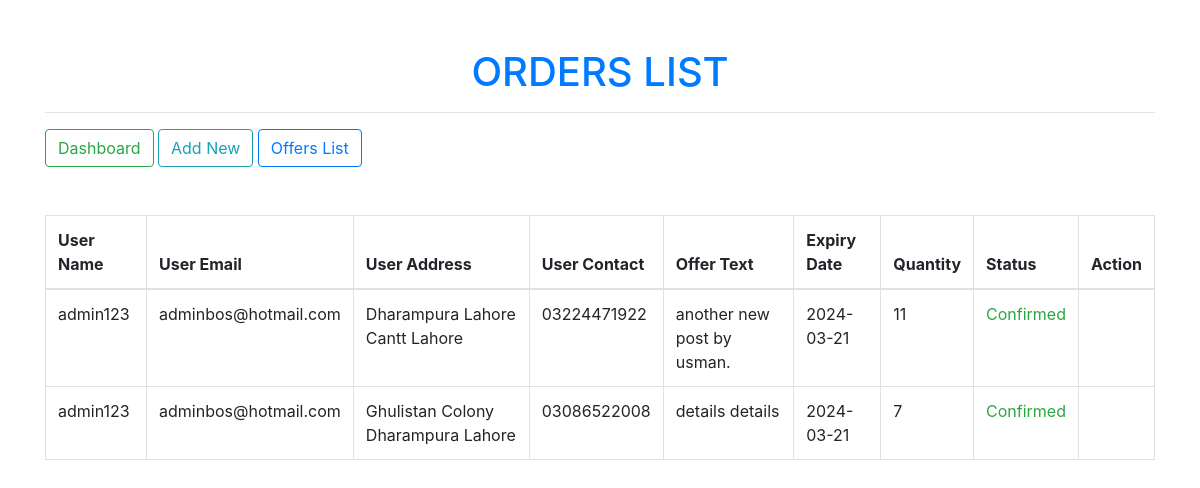
Page /restaurant/user_orders.php?id=9 (signed in) on the committed database.
### tables this page shows
CREATE TABLE `orders` (
  `OrderID` int(11) NOT NULL,
  `UserID` int(11) DEFAULT NULL,
  `RestaurantID` int(11) DEFAULT NULL,
  `MenuItemID` int(11) DEFAULT NULL,
  `Quantity` int(11) DEFAULT NULL,
  `address` text NOT NULL,
  `contact` varchar(100) NOT NULL,
  `Status` enum('Pending','Confirmed','Cancelled') DEFAULT 'Pending',
  `Created_at` timestamp NOT NULL DEFAULT current_timestamp(),
  `Updated_at` timestamp NOT NULL DEFAULT current_timestamp() ON UPDATE current_timestamp()
);

CREATE TABLE `users` (
  `UserID` int(11) NOT NULL,
  `Username` varchar(50) NOT NULL,
  `Password` varchar(60) NOT NULL,
  `UserType` enum('RestaurantOwner','FoodLover','Admin') NOT NULL,
  `Email` varchar(100) NOT NULL,
  `area` varchar(255) DEFAULT NULL,
  `Created_at` timestamp NOT NULL DEFAULT current_timestamp(),
  `Updated_at` timestamp NOT NULL DEFAULT current_timestamp() ON UPDATE current_timestamp()
);

CREATE TABLE `offers` (
  `OfferID` int(11) NOT NULL,
  `RestaurantID` int(11) DEFAULT NULL,
  `OfferText` text NOT NULL,
  `ExpiryDate` date NOT NULL,
  `Created_at` timestamp NOT NULL DEFAULT current_timestamp(),
  `Updated_at` timestamp NOT NULL DEFAULT current_timestamp() ON UPDATE current_timestamp()
);

### classes/Database.php (called while the page is built, shortened)
<?php
class Database
{
    public $host   = DB_HOST;
    public $user   = DB_USER;
    public $pass   = DB_PASS;
    public $dbname = DB_NAME;
    public $link;
    private function connectDB()
    {
        $this->link = new mysqli(
            $this->host,
            $this->user,
            $this->pass,
            $this->dbname
        );
    }
    public function select($query)
    {
        $result = $this->link->query($query) or
            die($this->link->error . __LINE__);
        if ($result->num_rows > 0) {
            return $result;
        } else {
            return false;
        }
    }
}

### classes/Restaurant.php (called while the page is built, shortened)
<?php
require_once "Database.php";
class Restaurant
{
    private $db;
    function __construct()
    {
        $this->db = new Database();
    }
    public function OrdersList($rest_id)
    {
        $restaurant_id = isset($_GET['id']) ? $_GET['id'] : '';
        $query = "SELECT u.Username, u.Email, ord.OrderID, ord.address AS UserAddress, ord.contact AS UserContact, o.OfferText, o.ExpiryDate, ord.Quantity AS Quantity, ord.Status AS OrderStatus
                      FROM orders ord
                      INNER JOIN users u ON ord.UserID = u.UserID
                      INNER JOIN offers o ON ord.MenuItemId = o.OfferID
                      WHERE ord.RestaurantID = $restaurant_id AND o.RestaurantID = $restaurant_id
                      GROUP BY u.Username, u.Email, ord.address, ord.contact, o.OfferText, o.ExpiryDate";
        $result = $this->db->select($query);
        if ($result) {
            return $result;
        }
    }
}

### restaurant/user_orders.php (the view, shortened to what this page needs)
<?php
require_once "../classes/Restaurant.php";
$orders_list = new Restaurant();
$orders_list_data = $orders_list->OrdersList($_GET);
?>
<!DOCTYPE html>
<html lang="en">
<head>
    <link rel="stylesheet" href="https://stackpath.bootstrapcdn.com/bootstrap/4.5.2/css/bootstrap.min.css">
</head>
<body>
    <div class="container mt-5">
        <h1 class=" text text-center text-uppercase text-primary mt-5 ">
            Orders List
        </h1>
        <hr>
        <a href="dasboard.php" class="btn btn-outline-success mb-5">Dashboard</a>
        <a href="add_resturaunt.php" class=" mb-5 btn btn-outline-info">Add New</a>
        <a href="offers_list.php" class=" mb-5 btn btn-outline-primary">Offers List</a>
        <table class="table table-bordered">
            <thead>
                <tr>
                    <th>User Name</th>
                    <th>User Email</th>
                    <th>User Address</th>
                    <th>User Contact</th>
                    <th>Offer Text</th>
                    <th>Expiry Date</th>
                    <th>Quantity</th>
                    <th>Status</th>
                    <th>Action</th>
                </tr>
            </thead>
            <tbody>
    <?php
    if ($orders_list_data) {
        while ($row = $orders_list_data->fetch_assoc()) {
            ?>
            <tr>
                <td><?php echo $row['Username']; ?></td>
                <td><?php echo $row['Email']; ?></td>
                <td><?php echo $row['UserAddress']; ?></td>
                <td><?php echo $row['UserContact']; ?></td>
                <td><?php echo $row['OfferText']; ?></td>
                <td><?php echo $row['ExpiryDate']; ?></td>
                <td><?php echo $row['Quantity']; ?></td>
                <td><?php if ($row['OrderStatus'] === 'Confirmed') {
                                    echo "<span class='text text-success '>" . $row['OrderStatus'] . "</span>";
                                } elseif ($row['OrderStatus'] === 'Pending') {
                                    echo "<span class='text text-danger '>" . $row['OrderStatus'] . "</span>";
                                }  ?>
                            </td>
                <td>
                </td>
            </tr>
            <?php
        }
    } else {
        ?>
        <tr>
            <td colspan='7'>No orders found for this restaurant</td>
        </tr>
        <?php
    }
    ?>
</tbody>
        </table>
    </div>
</body>
</html>

### rows in the picture
orders: UserID.Username "admin123", UserID.Email "adminbos@hotmail.com", address "Dharampura Lahore Cantt Lahore", contact "03224471922", offers.OfferText "another new post by usman.", offers.ExpiryDate "2024-03-21", Quantity "11", Status "Confirmed"
orders: UserID.Username "admin123", UserID.Email "adminbos@hotmail.com", address "Ghulistan Colony Dharampura Lahore", contact "03086522008", offers.OfferText "details details", offers.ExpiryDate "2024-03-21", Quantity "7", Status "Confirmed"
